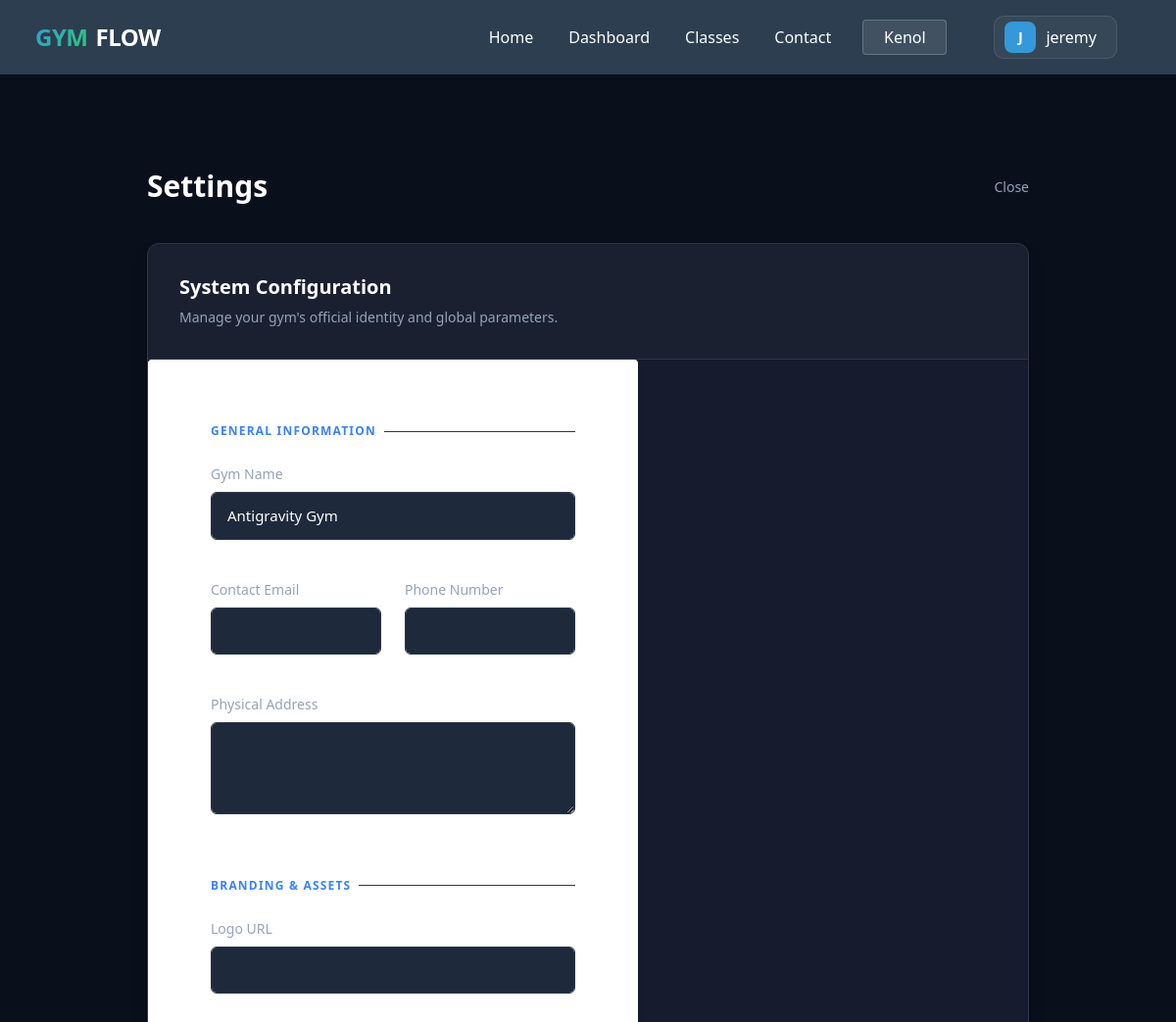
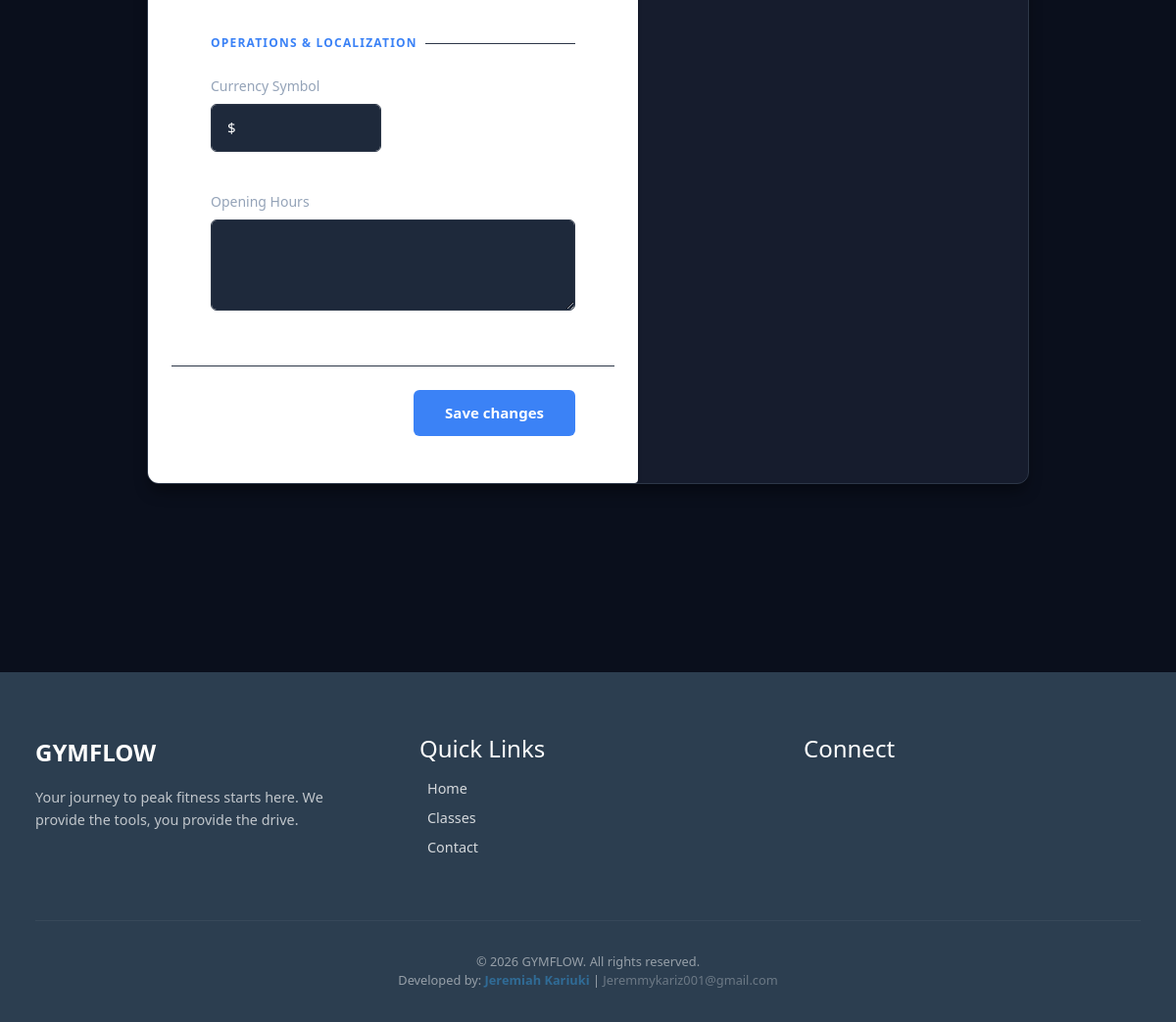
The page /manage/settings/ (signed in) on the database its author committed (2 pictures, top to bottom).
### base/gym/models.py (models this page shows, shortened)
class Branch(models.Model):
    name = models.CharField(max_length=100)
    address = models.TextField()
    phone = models.CharField(max_length=20)
    email = models.EmailField()
    manager_name = models.CharField(max_length=100)
    logo = models.ImageField(upload_to='branch_logos/', blank=True, null=True)
    logo_url = models.URLField(blank=True, null=True)
    created_at = models.DateTimeField(auto_now_add=True)

class SystemSetting(models.Model):
    gym_name = models.CharField(max_length=100, default="Antigravity Gym")
    contact_email = models.EmailField(blank=True)
    phone = models.CharField(max_length=20, blank=True)
    address = models.TextField(blank=True)
    logo_url = models.URLField(blank=True)
    currency_symbol = models.CharField(max_length=5, default="$")
    opening_hours = models.CharField(max_length=200, blank=True)
    class Meta:
        verbose_name = "System Setting"

### base/gym/decorators.py (the view)
    def wrapper(request, *args, **kwargs):
        if not request.user.is_authenticated:
            return redirect("login")
        if not request.user.is_staff:
            return redirect("login_redirect")
        return view_func(request, *args, **kwargs)

### base/gym/forms.py
class SystemSettingForm(forms.ModelForm):
    class Meta:
        model = SystemSetting
        fields = ["gym_name", "contact_email", "phone", "address", "logo_url", "currency_symbol", "opening_hours"]
        widgets = {
            "gym_name": forms.TextInput(attrs={"class": "form-control"}),
            "contact_email": forms.EmailInput(attrs={"class": "form-control"}),
            "phone": forms.TextInput(attrs={"class": "form-control"}),
            "address": forms.Textarea(attrs={"class": "form-control", "rows": 3}),
            "logo_url": forms.URLInput(attrs={"class": "form-control"}),
            "currency_symbol": forms.TextInput(attrs={"class": "form-control"}),
            "opening_hours": forms.Textarea(attrs={"class": "form-control", "rows": 3}),
        }

### base/gym/context_processors.py (called while the page is built)
def branch_context(request):
    active_branch_id = request.session.get('active_branch_id')
    active_branch = None
    if active_branch_id:
        try:
            active_branch = Branch.objects.get(id=active_branch_id)
        except Branch.DoesNotExist:
            pass
    return {
        'all_branches': Branch.objects.all(),
        'active_branch': active_branch,
    }

### base/gym/views/admin_management.py (called while the page is built)
@admin_required
def system_settings_edit(request):
    settings, _ = SystemSetting.objects.get_or_create(pk=1)
    if request.method == 'POST':
        form = SystemSettingForm(request.POST, instance=settings)
        if form.is_valid():
            form.save()
            messages.success(request, "System settings updated.")
            return redirect('system_settings')
    else:
        form = SystemSettingForm(instance=settings)
    return render(request, 'gym/admin/settings_form.html', {'form': form})

### base/templates/gym/admin/settings_form.html (shortened to what this page needs)
{% extends 'gym/base.html' %}
{% block content %}
<div class="admin-focus-wrapper">
    <div class="settings-container">
        <div class="header-section">
            <h1>Settings</h1>
            <a href="{% url 'dashboard' %}" class="btn-exit">
                 Close
            </a>
        </div>
        <div class="professional-card">
            <div class="card-header">
                <h2>System Configuration</h2>
                <p>Manage your gym's official identity and global parameters.</p>
            </div>
            <form method="post">
                <div class="card-body">
                    <div class="settings-group">
                        <div class="group-title">General Information</div>
                        <div class="form-grid">
                            <div class="form-group col-full">
                                <label>Gym Name</label>
                                {{ form.gym_name }}
                            </div>
                            <div class="form-group">
                                <label>Contact Email</label>
                                {{ form.contact_email }}
                            </div>
                            <div class="form-group">
                                <label>Phone Number</label>
                                {{ form.phone }}
                            </div>
                            <div class="form-group col-full">
                                <label>Physical Address</label>
                                {{ form.address }}
                            </div>
                        </div>
                    </div>
                    <div class="settings-group">
                        <div class="group-title">Branding & Assets</div>
                        <div class="form-grid">
                            <div class="form-group col-full">
                                <label>Logo URL</label>
                                {{ form.logo_url }}
                            </div>
                        </div>
                    </div>
                    <div class="settings-group">
                        <div class="group-title">Operations & Localization</div>
                        <div class="form-grid">
                            <div class="form-group">
                                <label>Currency Symbol</label>
                                {{ form.currency_symbol }}
                            </div>
                            <div class="form-group col-full">
                                <label>Opening Hours</label>
                                {{ form.opening_hours }}
                            </div>
                        </div>
                    </div>
                </div>
                <div class="card-footer">
                    <button type="submit" class="btn-save">Save changes</button>
                </div>
            </form>
        </div>
    </div>
</div>
{% endblock %}

### base/templates/gym/base.html (shortened to what this page needs)
{% load static %}
<!DOCTYPE html>
<html lang="en">
<head>
    <link href="https://cdn.jsdelivr.net/npm/bootstrap@5.3.0/dist/css/bootstrap.min.css" rel="stylesheet">
    <link rel="stylesheet" href="{% static 'gym/css/main.css' %}?v=1.1">
</head>
<body class="{% block body_class %}{% endblock %}">
    <nav>
        <div class="container nav-container">
            <div class="brand">
                <span class="brand-gym">GYM</span>
                <span class="brand-flow">FLOW</span>
            </div>
            <div class="nav-links">
                <a href="{% url 'home' %}" class="{% if request.resolver_match.url_name == 'home' %}active{% endif %}">
                     Home
                </a>
                {% if user.is_authenticated %}
                <a href="{% url 'portal_dashboard' %}"
                    class="{% if request.resolver_match.url_name == 'portal_dashboard' %}active{% endif %}">
                     Dashboard
                </a>
                {% endif %}
                <a href="{% url 'class_schedule' %}"
                    class="{% if request.resolver_match.url_name == 'class_schedule' %}active{% endif %}">
                    Classes
                </a>
                <a href="{% url 'contact' %}"
                    class="{% if request.resolver_match.url_name == 'contact' %}active{% endif %}">
                     Contact
                </a>
                {% if user.is_authenticated %}
                {% if user.is_staff %}
                <div class="branch-selector">
                    <button class="branch-btn" onclick="this.nextElementSibling.classList.toggle('show')">
                        {% if active_branch %}{{ active_branch.name }}{% else %}{{
                        request.session.active_branch_name|default:"Overall" }}{% endif %}
                    </button>
                </div>
                {% endif %}
                {% with m_name=user.member_profile.full_name|default:user.username %}
                <div class="header-profile-dropdown">
                    <a href="javascript:void(0)" class="header-profile-link" id="profileTrigger">
                        <div class="avatar-nav">
                            {% if user.member_profile.profile_picture %}
                            <img src="{{ user.member_profile.profile_picture.url|default:user.member_profile.profile_picture }}"
                                alt="" class="avatar-img">
                            {% else %}
                            {{ m_name|slice:":1"|upper }}
                            {% endif %}
                        </div>
                        <span class="d-none d-lg-inline">{{ m_name }}</span>
                    </a>
                </div>
                {% endwith %}
                {% else %}
                <a href="{% url 'login' %}" class="btn btn-login">Login</a>
                {% endif %}
            </div>
        </div>
    </nav>
    <div class="container">
        {% block content %}{% endblock %}
    </div>
    <footer class="site-footer">
        <div class="container">
            <div class="footer-grid">
                <div>
                    <div class="footer-brand">GYMFLOW</div>
                    <p class="footer-tagline">Your journey to peak fitness starts
                        here. We provide the tools, you provide the drive.</p>
                </div>
                <div>
                    <h4 class="footer-heading">Quick Links</h4>
                    <ul class="footer-links">
                        <li>
                            <a href="{% url 'home' %}">
                                 Home
                            </a>
                        </li>
                        <li>
                            <a href="{% url 'class_schedule' %}">
                                 Classes
                            </a>
                        </li>
                        <li>
                            <a href="{% url 'contact' %}">
                                 Contact
                            </a>
                        </li>
                    </ul>
                </div>
                <div>
                    <h4 class="footer-heading">Connect</h4>
                </div>
            </div>
            <div class="footer-bottom">
                <div class="footer-copyright">
                    &copy; 2026 GYMFLOW. All rights reserved.
                </div>
                <div class="footer-developer">
                    Developed by: <span style="color: #3498db; font-weight: 600;">Jeremiah Kariuki</span> |
                    <a href="mailto:Jeremmykariz001@gmail.com"
                        style="color: rgba(255,255,255,0.6); text-decoration: none; transition: 0.3s;"
                        onmouseover="this.style.color='#3498db'" onmouseout="this.style.color='rgba(255,255,255,0.6)'">
                         Jeremmykariz001@gmail.com
                    </a>
                </div>
            </div>
        </div>
    </footer>
</body>
</html>

### static/gym/css/main.css (style rules this page uses)
* { margin: 0; padding: 0; box-sizing: border-box; }
body { font-family: 'Segoe UI', Tahoma, Geneva, Verdana, sans-serif; background-color: #f5f5f5; color: #333; }
nav { background-color: #2c3e50; color: white; padding: 1rem; margin-bottom: 2rem; }
nav a { color: white; text-decoration: none; margin-right: 1.5rem; font-weight: 500; }
.container { max-width: 1200px; margin: 0 auto; padding: 0 20px; }
.nav-container { display: flex; align-items: center; justify-content: space-between; }
.nav-links { display: flex; align-items: center; gap: 0.5rem; }
h1 { color: #2c3e50; margin-bottom: 1.5rem; }
form { background: white; padding: 1.5rem; border-radius: 4px; box-shadow: 0 2px 4px rgba(0, 0, 0, 0.1); max-width: 500px; }
.form-group { margin-bottom: 1rem; }
label { display: block; margin-bottom: 0.5rem; font-weight: 500; }
input, select, textarea { width: 100%; padding: 0.6rem; border: 1px solid #ddd; border-radius: 4px; font-size: 1rem; font-family: inherit; }
.branch-selector { display: inline-block; margin-right: 1.5rem; position: relative; }
.branch-btn { background: rgba(255, 255, 255, 0.1); border: 1px solid rgba(255, 255, 255, 0.2); color: white; padding: 0.3rem 0.8rem; border-radius: 4px; display: flex; align-items: center; gap: 0.5rem; cursor: pointer; }
.brand { font-size: 1.5rem; font-weight: 800; letter-spacing: -0.5px; display: flex; align-items: center; gap: 0.5rem; }
.brand-gym { background: linear-gradient(135deg, #3498db, #2ecc71); background-clip: text; -webkit-background-clip: text; -webkit-text-fill-color: transparent; }
.brand-flow { color: #fff; }
.header-profile-dropdown { position: relative; margin-left: 1rem; }
.header-profile-link { display: flex; align-items: center; gap: 10px; padding: 5px 10px; border-radius: 10px; background: rgba(255, 255, 255, 0.05); border: 1px solid rgba(255, 255, 255, 0.1); transition: all 0.3s ease; }
.avatar-nav { width: 32px; height: 32px; background: #3498db; color: white; display: flex; align-items: center; justify-content: center; border-radius: 8px; font-weight: 700; font-size: 0.9rem; overflow: hidden; }
.site-footer { background: #2c3e50; color: white; padding: 4rem 1rem 2rem; margin-top: 8rem; }
.footer-grid { display: grid; grid-template-columns: repeat(auto-fit, minmax(200px, 1fr)); gap: 3rem; }
.footer-brand { font-size: 1.5rem; font-weight: 800; margin-bottom: 1rem; }
.footer-tagline { opacity: 0.7; font-size: 0.9rem; line-height: 1.6; }
.footer-heading { margin-bottom: 1rem; }
.footer-links { list-style: none; padding: 0; opacity: 0.8; font-size: 0.9rem; }
.footer-links li { margin-bottom: 0.5rem; }
.footer-links a { color: inherit; text-decoration: none; }
.footer-bottom { border-top: 1px solid rgba(255, 255, 255, 0.1); margin-top: 3rem; padding-top: 2rem; text-align: center; opacity: 0.5; font-size: 0.8rem; }

### rows shown on the page
Branch: name "Kenol"
SystemSetting: gym_name "Antigravity Gym", currency_symbol "$"

### other values the page prints
{{ m_name|slice:":1"|upper }} "J"
{{ m_name }} "jeremy"
